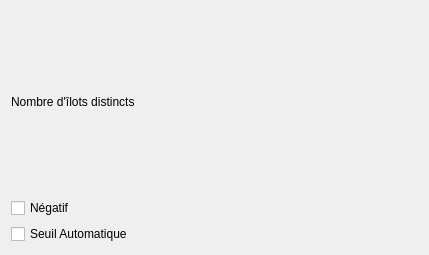
<?xml version="1.0" encoding="UTF-8"?>
<ui version="4.0">
 <class>ContourForm</class>
 <widget class="QWidget" name="ContourForm">
  <property name="geometry">
   <rect>
    <x>0</x>
    <y>0</y>
    <width>429</width>
    <height>255</height>
   </rect>
  </property>
  <property name="windowTitle">
   <string>Form</string>
  </property>
  <layout class="QGridLayout" name="gridLayout">
   <item row="2" column="0">
    <layout class="QVBoxLayout" name="verticalLayout">
     <item>
      <widget class="QLabel" name="label_3">
       <property name="text">
        <string>Nombre d'îlots distincts</string>
       </property>
      </widget>
     </item>
     <item>
      <widget class="QCheckBox" name="checkBox">
       <property name="text">
        <string>Négatif</string>
       </property>
      </widget>
     </item>
     <item>
      <widget class="QCheckBox" name="checkBox_2">
       <property name="text">
        <string>Seuil Automatique</string>
       </property>
      </widget>
     </item>
    </layout>
   </item>
  </layout>
 </widget>
 <resources/>
 <connections/>
</ui>
